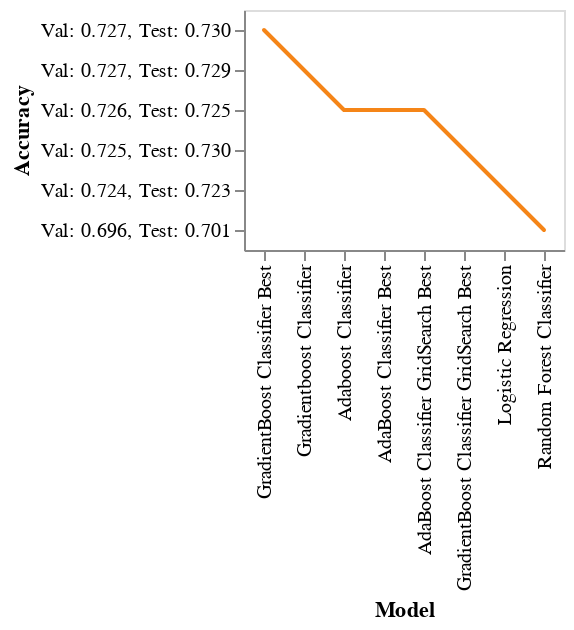

Here is the notebook cell this chart was saved with:
### Code cell
DeepnoteChart(sorted_results_df, """{"layer":[{"layer":[{"mark":{"clip":true,"type":"trail","color":"#f58518","tooltip":true},"encoding":{"x":{"sort":null,"type":"nominal","field":"Model","scale":{"type":"linear","zero":false}},"y":{"sort":null,"type":"nominal","field":"Accuracy","scale":{"type":"linear","zero":false}}}},{"mark":{"size":100,"type":"point","opacity":0,"tooltip":true},"encoding":{"x":{"sort":null,"type":"nominal","field":"Model","scale":{"type":"linear","zero":false}},"y":{"sort":null,"type":"nominal","field":"Accuracy","scale":{"type":"linear","zero":false}}}}]}],"title":"","config":{"legend":{}},"$schema":"https://vega.github.io/schema/vega-lite/v5.json","encoding":{}}""")

### Figure 1 — Vega-Lite specification as saved in the notebook (floating-point values rounded to 4 significant figures)
{"$schema": "https://vega.github.io/schema/vega-lite/v5.json", "config": {"legend": {}}, "data": {"values": [{"Accuracy": "Val: 0.727, Test: 0.730", "F1-Score": "Val: 0.726, Test: 0.729", "Model": "GradientBoost Classifier Best", "Precision": "Val: 0.728, Test: 0.731", "Recall": "Val: 0.727, Test: 0.730"}, {"Accuracy": "Val: 0.727, Test: 0.729", "F1-Score": "Val: 0.726, Test: 0.729", "Model": "Gradientboost Classifier", "Precision": "Val: 0.727, Test: 0.730", "Recall": "Val: 0.727, Test: 0.729"}, {"Accuracy": "Val: 0.726, Test: 0.725", "F1-Score": "Val: 0.724, Test: 0.722", "Model": "Adaboost Classifier", "Precision": "Val: 0.730, Test: 0.730", "Recall": "Val: 0.726, Test: 0.725"}, {"Accuracy": "Val: 0.726, Test: 0.725", "F1-Score": "Val: 0.724, Test: 0.722", "Model": "AdaBoost Classifier Best", "Precision": "Val: 0.731, Test: 0.731", "Recall": "Val: 0.726, Test: 0.725"}, {"Accuracy": "Val: 0.726, Test: 0.725", "F1-Score": "Val: 0.724, Test: 0.723", "Model": "AdaBoost Classifier GridSearch Best", "Precision": "Val: 0.730, Test: 0.731", "Recall": "Val: 0.726, Test: 0.725"}, {"Accuracy": "Val: 0.725, Test: 0.730", "F1-Score": "Val: 0.724, Test: 0.729", "Model": "GradientBoost Classifier GridSearch Best", "Precision": "Val: 0.726, Test: 0.732", "Recall": "Val: 0.725, Test: 0.730"}, {"Accuracy": "Val: 0.724, Test: 0.723", "F1-Score": "Val: 0.722, Test: 0.721", "Model": "Logistic Regression", "Precision": "Val: 0.726, Test: 0.725", "Recall": "Val: 0.724, Test: 0.723"}, {"Accuracy": "Val: 0.696, Test: 0.701", "F1-Score": "Val: 0.696, Test: 0.701", "Model": "Random Forest Classifier", "Precision": "Val: 0.696, Test: 0.701", "Recall": "Val: 0.696, Test: 0.701"}]}, "encoding": {}, "layer": [{"layer": [{"encoding": {"x": {"field": "Model", "scale": {"type": "linear", "zero": false}, "sort": null, "type": "nominal"}, "y": {"field": "Accuracy", "scale": {"type": "linear", "zero": false}, "sort": null, "type": "nominal"}}, "mark": {"clip": true, "color": "#f58518", "tooltip": true, "type": "trail"}}, {"encoding": {"x": {"field": "Model", "scale": {"type": "linear", "zero": false}, "sort": null, "type": "nominal"}, "y": {"field": "Accuracy", "scale": {"type": "linear", "zero": false}, "sort": null, "type": "nominal"}}, "mark": {"opacity": 0, "size": 100, "tooltip": true, "type": "point"}}]}], "title": ""}
